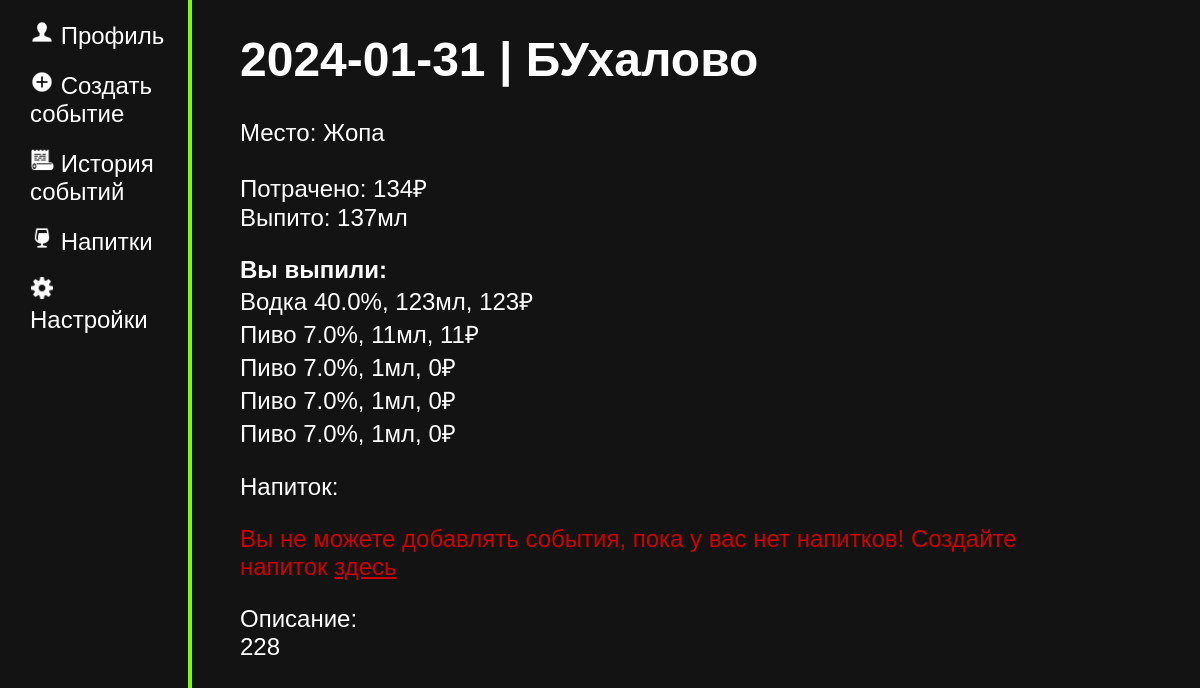
/event/5 (signed in), run on the app's committed database.
### tables this page shows
CREATE TABLE events
(
    id INTEGER PRIMARY KEY AUTOINCREMENT,
    user_id INTEGER,
    title TEXT,
    event_date DATE NOT NULL,
    place TEXT,
    descript TEXT,

    FOREIGN KEY(user_id) REFERENCES user(id) ON UPDATE CASCADE
    
);

CREATE TABLE events_drink
(
    id INTEGER,
    user_id INTEGER,
    event_id INTEGER,
    drink_id INTEGER,
    drink_title TEXT,
    drink_alcohol REAL,
    volume INTEGER,
    price INTEGER,

    PRIMARY KEY(id)
    
    FOREIGN KEY(user_id) REFERENCES user(id) ON UPDATE CASCADE,
    FOREIGN KEY(event_id) REFERENCES events(id) ON UPDATE CASCADE,
    FOREIGN KEY(drink_id) REFERENCES drink(id) ON UPDATE CASCADE,
    FOREIGN KEY(drink_alcohol) REFERENCES drink(alcohol) ON UPDATE CASCADE
);

### main.py (the view)
@app.route("/event/<int:event_id>", methods = ["POST", "GET"])
@login_required
def event(event_id):
    if request.method == "POST":
        D.add_drink_in_event(current_user.get_id(), event_id, request.form["drink"], request.form["volume"], request.form["price"])
        flash("Напиток добавлен", "accept")
        return redirect(url_for('event', event_id = event_id))
    return render_template("event.html",
                            drinks = D.get_drinks(current_user.get_id()),
                            drinks_in_event = D.get_drinks_in_event(event_id),
                            volume_sum = D.get_sum_of_volume(event_id),
                            price_sum = D.get_sum_of_price(event_id),
                            description = D.get_description(event_id),
                            event_info = D.get_event_info(event_id))

### data.py (called while the page is built)
    def get_drinks(self, user_id):
        try:
            self.cursor.execute(f"SELECT id, title, alcohol, volume, price FROM drink WHERE user_id = {user_id} ORDER BY title")
            drinks = self.cursor.fetchall()
            return drinks
        except error:
            print("ОШИБКА! " + str(error))

    def get_user(self, user_id):
        try:
            self.cursor.execute(f"SELECT * FROM user WHERE id = {user_id} LIMIT 1")
            user = self.cursor.fetchone()
            return user
        except error:
                print("ОШИБКА! " + str(error))

    def get_drinks_in_event(self, event_id):
        try:
            self.cursor.execute(f"SELECT drink_id, drink_title, drink_alcohol, volume, price FROM events_drink WHERE event_id = {event_id}")
            drinks_in_event = self.cursor.fetchall()
            return drinks_in_event
        except error:
            print("ОШИБКА! " + str(error))

    def get_sum_of_volume(self, event_id):
        try:
            self.cursor.execute(f"SELECT SUM(volume) FROM events_drink WHERE event_id = {event_id}")
            volume_sum = self.cursor.fetchone()
            return volume_sum
        except error:
            print("ОШИБКА! " + str(error))

    def get_sum_of_price(self, event_id):
        try:
            self.cursor.execute(f"SELECT SUM(price) FROM events_drink WHERE event_id = {event_id}")
            price_sum = self.cursor.fetchone()
            return price_sum
        except error:
            print("ОШИБКА! " + str(error))

    def get_description(self, event_id):
        try:
            self.cursor.execute(f"SELECT descript FROM events WHERE id = {event_id}")
            description = self.cursor.fetchone()
            return description
        except error:
                print("ОШИБКА! " + str(error))

    def get_event_info(self, event_id):
        try:
            self.cursor.execute(f"SELECT event_date, title, place, descript FROM events WHERE id = {event_id}")
            event_info = self.cursor.fetchone()
            return event_info
        except error:
                print("ОШИБКА!" + str(error))

### main.py (called while the page is built)
@login_manager.user_loader
def load_user(user_id):
    print("load user")
    return User().fromDB(user_id, D)

def connect_db():
    connect = sqlite3.connect(app.config['DATABASE'])
    connect.row_factory = sqlite3.Row
    return connect

def get_db():
    if not hasattr(g, "link_db"):
        g.link_db = connect_db()
        print("БАЗА ДАННЫХ ПОЛУЧЕНА")
    return g.link_db

### templates/event.html (shortened to what this page needs)
{% extends 'base.html' %}
{%block body%}
<div class="main">
    <p><h1>{{event_info.event_date}} | {{event_info.title}}</h1>
    Место: {{event_info.place}}
    </p>
    <p>Потрачено: {%if price_sum[0]%} {{price_sum[0]}}₽ {%else%} 0₽ {%endif%}
    <br>Выпито: {%if volume_sum[0]%} {{volume_sum[0]}}мл {%else%} 0мл {%endif%} </p>
    <b>Вы выпили:</b>
    {%if drinks_in_event%}
    {%for i in drinks_in_event%}
    <br> {{i.drink_title}} {{i.drink_alcohol}}%, {{i.volume}}мл, {{i.price}}₽
    {%endfor%}
    {%endif%}
    <div class="forma">
    <form action="" method="post">
    <p>Напиток:
    {%if drinks%}
    <br> <select name="drink">
        {%for i in drinks%}
        <option>{{i.title}}</option>
        {%endfor%}
        </select>
    </p>
    <p>Количество(мл):
        <br><input type="number" name="volume" min="1" required>
    </p>
    <p>Стоимость(₽)
        <br><input type="number" name="price" min="0" value="0" required>
    </p>
    <input type="submit" value="Добавить напиток"></p>
    {%else%}
    <p style="color:rgb(206, 0, 0)">Вы не можете добавлять события, пока у вас нет напитков! Создайте напиток <a href="{{url_for('drinks')}}" style="color:rgb(206, 0, 0)" ><u>здесь</u></a></p>
    {%endif%}
    </form>
    <p>Описание:
        <br>{{description[0]}}
    </p>
    </div>
</div>
{%endblock%}

### static/css/main.css (style rules this page uses)
p, h1, a, br { color: rgb(255, 255, 255); text-decoration: none; }
body { color: rgb(255, 255, 255); padding: 0; margin: 0; font-family: Arial, Helvetica, sans-serif; font-size: 24px; background-color: rgb(19, 19, 19); }
.main { float: left; margin-left: 20%; width: 70%; }
.forma p { margin-bottom: 15px; }

### data on the page
events: event_date "2024-01-31", title "БУхалово", place "Жопа", descript "228"
events_drink: drink_title "Водка", drink_alcohol "40.0", volume "123", price "123"
events_drink: drink_title "Пиво", drink_alcohol "7.0", volume "11", price "11"
events_drink: drink_title "Пиво", drink_alcohol "7.0", volume "1", price "0"
events_drink: drink_title "Пиво", drink_alcohol "7.0", volume "1", price "0"
events_drink: drink_title "Пиво", drink_alcohol "7.0", volume "1", price "0"

### other printed values
{{ price_sum[0] }} "134"
{{ volume_sum[0] }} "137"
